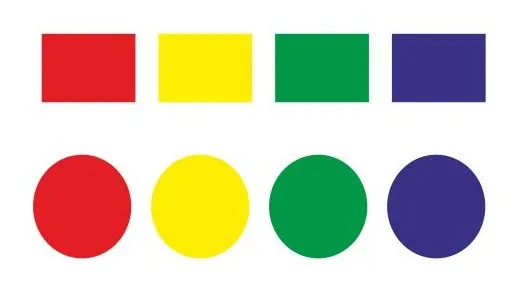
#> input picture npfoto/formas.jpg, 523 x 282 px
$ python detect_yellow.py
#> lines starting #> are read from the running program, lines starting #| are printed output that depends on the picture; after the words box and inside, x2 and y2 are one past the last pixel; in counts of white or black regions, pixels touching at a corner belong together
#IMPORTAMOS LAS LIBRERIAS NECESARIAS
import cv2
import matplotlib.pyplot as plt

#CREAMOS LA VARIABLE DE LA IMAGEN BASE
img = cv2.imread("npfoto/formas.jpg")
#> img is the input picture: shape (282, 523, 3); mean B, G, R 178.3, 200.6, 207.2
#LA CONVERTIMOS A HSV
img_hsv = cv2.cvtColor(img, cv2.COLOR_BGR2HSV)
#> img_hsv: shape (282, 523, 3); mean H, S, V 48.6, 86.8, 229.3
#img_hsv = cv2.cvtColor(img_rgb, cv2.COLOR_RGB2HSV_FULL)
#ELEGIMOS EL UMBRAL DEL COLOR VERDE EN HSV
umbral_bajo = (25,100,100)
umbral_alto = (35,255,255)

#Creamos una mascara y filtramos la imagen original
mask = cv2.inRange(img_hsv, umbral_bajo, umbral_alto)
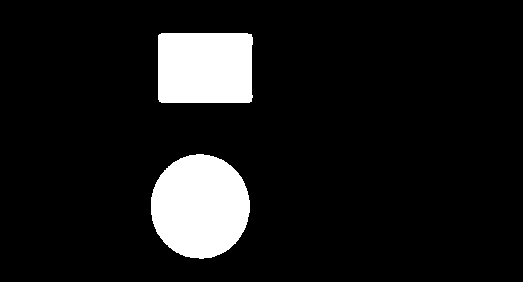
#> mask: shape (282, 523); 10% white; 2 white regions, box (x1, y1, x2, y2) and area: (151, 154, 250, 259) 8130, (158, 33, 253, 103) 6576
res = cv2.bitwise_and(img, img ,mask = mask)
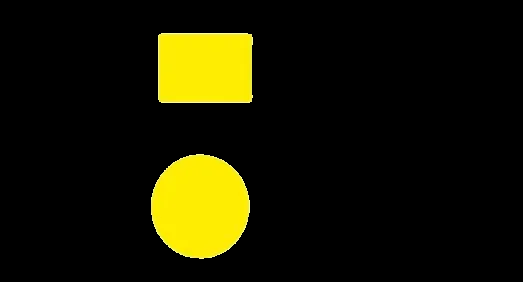
#> res: shape (282, 523, 3); mean B, G, R 1.2, 23.7, 25.2

#Mostramos las imagenes por pantalla
plt.subplot(1, 2, 1)
plt.imshow(mask, cmap="gray")
plt.subplot(1,2,2)
plt.imshow(res)
plt.show()
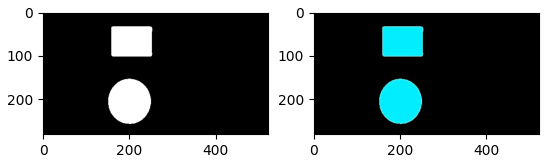
#> figure drawn by matplotlib, 2 panels; B, G, R data is drawn as R, G, B
